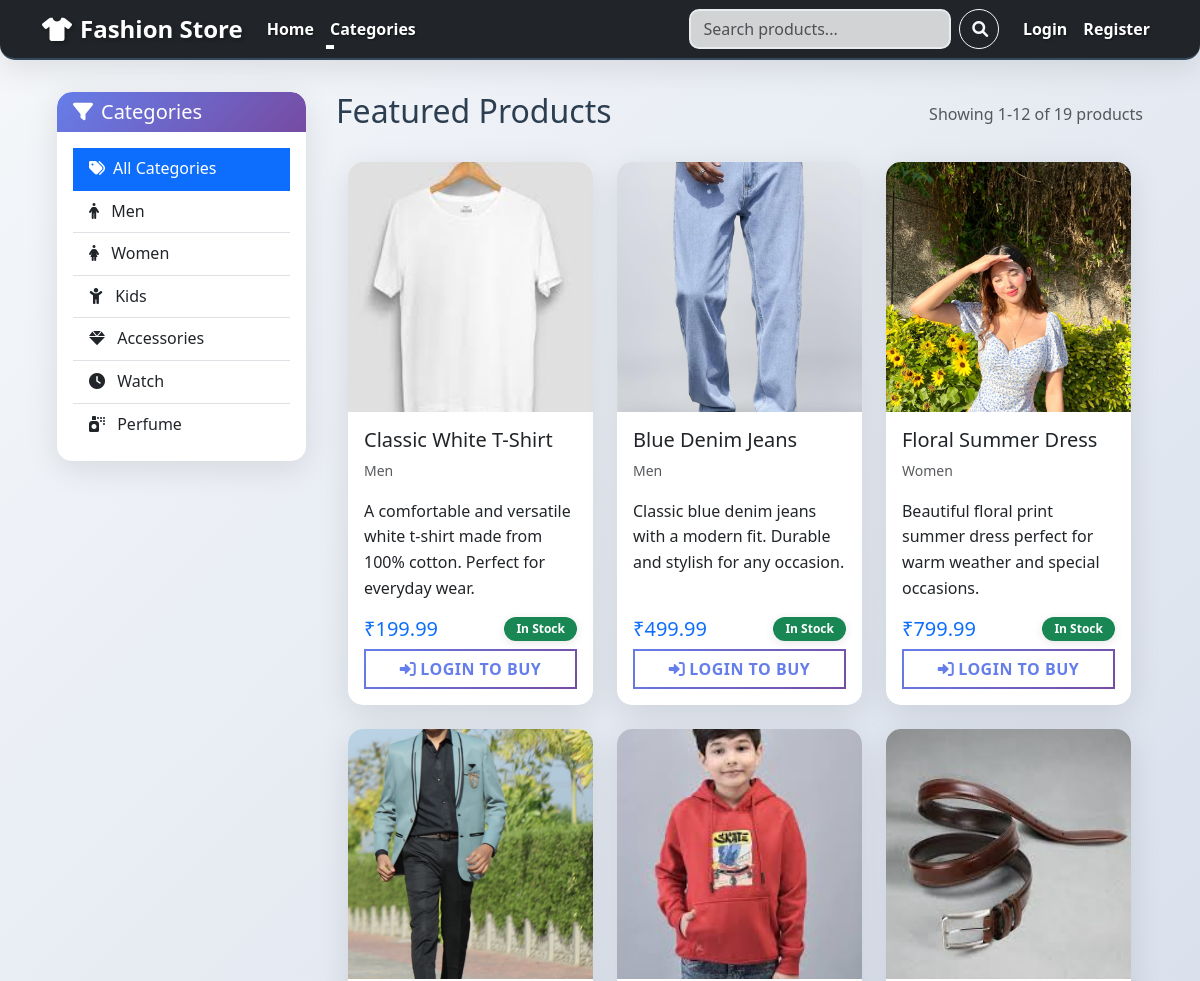
Before: / (upper part) with the older database file.
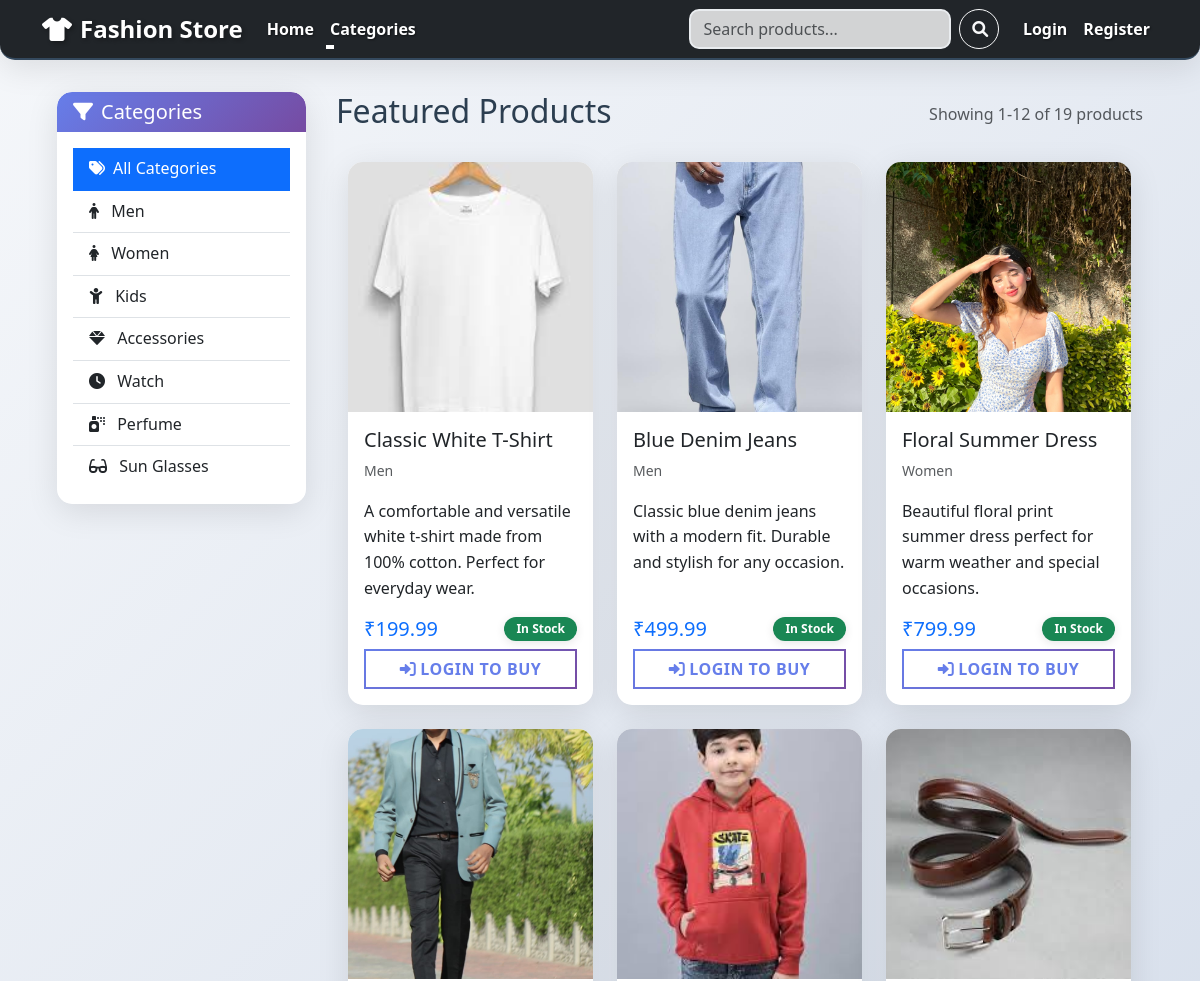
After: the same page with the newer database file.
### store/models.py (models this page shows, shortened)
class Category(models.Model):
    name = models.CharField(max_length=100)
    description = models.TextField(blank=True)
    created_at = models.DateTimeField(auto_now_add=True)
    class Meta:
        verbose_name_plural = "Categories"

class Product(models.Model):
    name = models.CharField(max_length=200)
    description = models.TextField()
    price = models.DecimalField(max_digits=10, decimal_places=2, validators=[MinValueValidator(Decimal('0.01'))])
    category = models.ForeignKey(Category, on_delete=models.CASCADE, related_name='products')
    image = models.ImageField(upload_to='products/', blank=True, null=True)
    stock = models.PositiveIntegerField(default=0)
    is_active = models.BooleanField(default=True)
    created_at = models.DateTimeField(auto_now_add=True)
    updated_at = models.DateTimeField(auto_now=True)

### store/views.py (the view)
# urls.py: 2. Add a URL to urlpatterns:  path('', views.home, name='home')
def home(request):
    products = Product.objects.filter(is_active=True).order_by('id')
    categories = Category.objects.all()
    query = request.GET.get('q')
    if query:
        products = products.filter(
            Q(name__icontains=query) | Q(description__icontains=query)
        )
    category_id = request.GET.get('category')
    if category_id:
        products = products.filter(category_id=category_id)
    paginator = Paginator(products, 12)  # Show 12 products per page
    page_number = request.GET.get('page')
    try:
        page_obj = paginator.page(page_number)
    except PageNotAnInteger:
        page_obj = paginator.page(1)
    except EmptyPage:
        page_obj = paginator.page(paginator.num_pages)
    context = {
        'products': page_obj,  # Use page_obj instead of products queryset
        'categories': categories,
        'query': query,
        'selected_category': category_id,
        'page_obj': page_obj  # Also pass page_obj for pagination controls
    }
    return render(request, 'store/home.html', context)

### store/context_processors.py (called while the page is built)
def categories_processor(request):
    return {
        'categories': Category.objects.all()
    }

### store/templates/store/home.html (shortened to what the changed rows need)
{% extends 'store/base.html' %}
{% load static %}
{% block content %}
<div class="row">
    <div class="col-md-3">
        <div class="card category-sidebar">
            <div class="card-body">
                <div class="list-group list-group-flush">
                    <a href="{% url 'home' %}" class="list-group-item list-group-item-action {% if not selected_category %}active{% endif %}">
                        <i class="fas fa-tags me-2"></i>All Categories
                    </a>
                    {% for category in categories %}
                    <a href="?category={{ category.id }}" class="list-group-item list-group-item-action {% if selected_category == category.id|stringformat:'s' %}active{% endif %}">
                        {% if category.name == 'Men' %}
                        <i class="fas fa-male me-2"></i>
                        {% elif category.name == 'Women' %}
                        <i class="fas fa-female me-2"></i>
                        {% elif category.name == 'Kids' %}
                        <i class="fas fa-child me-2"></i>
                        {% elif category.name == 'Accessories' %}
                        <i class="fas fa-gem me-2"></i>
                        {% elif category.name == 'Watch' %}
                        <i class="fas fa-clock me-2"></i>
                        {% elif category.name == 'Perfume' %}
                        <i class="fas fa-spray-can me-2"></i>
                        {% elif category.name == 'Sun Glasses' %}
                        <i class="fas fa-glasses me-2"></i>
                        {% else %}
                        <i class="fas fa-tag me-2"></i>
                        {% endif %}{{ category.name }}
                    </a>
                    {% endfor %}
                </div>
            </div>
        </div>
    </div>
    <div class="col-md-9 main-content-area">
        <div class="d-flex justify-content-between align-items-center mb-4">
            <h2>
                {% if query %}
                    Search Results for "{{ query }}"
                {% elif selected_category %}
                    {% for category in categories %}
                        {% if category.id|stringformat:'s' == selected_category %}
                            {{ category.name }}
                        {% endif %}
                    {% endfor %}
                {% else %}
                    Featured Products
                {% endif %}
            </h2>
        </div>
        {% if products %}
        <div class="row row-cols-1 row-cols-md-2 row-cols-lg-3 g-4">
            {% for product in products %}
            <div class="col">
                <div class="card h-100 product-card">
                    <div class="product-image-container">
                        {% if product.image %}
                        <img src="{{ product.image.url }}" class="card-img-top product-image" alt="{{ product.name }}">
                        {% else %}
                        <img src="{% static 'images/default-product.svg' %}" class="card-img-top product-image" alt="{{ product.name }}">
                        {% endif %}
                    </div>
                    <div class="card-body d-flex flex-column">
                        <h5 class="card-title">{{ product.name }}</h5>
                        <p class="card-text text-muted small">{{ product.category.name }}</p>
                        <p class="card-text flex-grow-1">{{ product.description|truncatewords:15 }}</p>
                        <div class="mt-auto">
                            <div class="d-flex justify-content-between align-items-center mb-2">
                                <span class="h5 text-primary mb-0">₹{{ product.price }}</span>
                                {% if product.stock > 0 %}
                                <span class="badge bg-success">In Stock</span>
                                {% else %}
                                <span class="badge bg-danger">Out of Stock</span>
                                {% endif %}
                            </div>
                            {% if user.is_authenticated %}
                                {% if product.stock > 0 %}
                                <form method="POST" action="{% url 'add_to_cart' product.id %}" class="d-grid">
                                    {% csrf_token %}
                                    <input type="hidden" name="quantity" value="1">
                                    <button type="submit" class="btn btn-success">
                                        <i class="fas fa-cart-plus me-1"></i>Add to Cart
                                    </button>
                                </form>
                                {% else %}
                                <button class="btn btn-secondary w-100" disabled>
                                    <i class="fas fa-times me-1"></i>Out of Stock
                                </button>
                                {% endif %}
                            {% else %}
                            <a href="{% url 'login' %}" class="btn btn-outline-primary w-100">
                                <i class="fas fa-sign-in-alt me-1"></i>Login to Buy
                            </a>
                            {% endif %}
                        </div>
                    </div>
                </div>
            </div>
            {% endfor %}
        </div>
        {% endif %}
    </div>
</div>
{% endblock %}

Changed rows visible on the page:
added Category: name "Sun Glasses"
